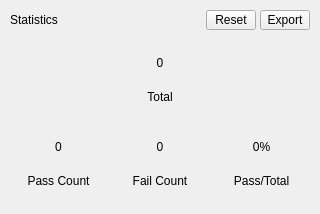
<?xml version="1.0" encoding="UTF-8"?>
<ui version="4.0">
 <class>StatisticsWidget</class>
 <widget class="QWidget" name="StatisticsWidget">
  <property name="geometry">
   <rect>
    <x>0</x>
    <y>0</y>
    <width>320</width>
    <height>214</height>
   </rect>
  </property>
  <property name="sizePolicy">
   <sizepolicy hsizetype="Preferred" vsizetype="Fixed">
    <horstretch>0</horstretch>
    <verstretch>0</verstretch>
   </sizepolicy>
  </property>
  <property name="minimumSize">
   <size>
    <width>320</width>
    <height>214</height>
   </size>
  </property>
  <property name="windowTitle">
   <string>Form</string>
  </property>
  <layout class="QVBoxLayout" name="verticalLayout_2">
   <property name="spacing">
    <number>0</number>
   </property>
   <property name="leftMargin">
    <number>0</number>
   </property>
   <property name="topMargin">
    <number>0</number>
   </property>
   <property name="rightMargin">
    <number>0</number>
   </property>
   <property name="bottomMargin">
    <number>0</number>
   </property>
   <item>
    <widget class="QWidget" name="statistics_widget" native="true">
     <layout class="QVBoxLayout" name="verticalLayout" stretch="1,4,4">
      <property name="spacing">
       <number>4</number>
      </property>
      <property name="leftMargin">
       <number>10</number>
      </property>
      <property name="topMargin">
       <number>10</number>
      </property>
      <property name="rightMargin">
       <number>10</number>
      </property>
      <property name="bottomMargin">
       <number>10</number>
      </property>
      <item>
       <layout class="QHBoxLayout" name="title_layout">
        <property name="bottomMargin">
         <number>6</number>
        </property>
        <item>
         <widget class="QLabel" name="title_name_lab">
          <property name="enabled">
           <bool>true</bool>
          </property>
          <property name="text">
           <string>Statistics</string>
          </property>
          <property name="alignment">
           <set>Qt::AlignCenter</set>
          </property>
          <property name="margin">
           <number>0</number>
          </property>
         </widget>
        </item>
        <item>
         <spacer name="horizontalSpacer">
          <property name="orientation">
           <enum>Qt::Horizontal</enum>
          </property>
          <property name="sizeHint" stdset="0">
           <size>
            <width>40</width>
            <height>20</height>
           </size>
          </property>
         </spacer>
        </item>
        <item>
         <widget class="QToolButton" name="reset_btn">
          <property name="minimumSize">
           <size>
            <width>50</width>
            <height>20</height>
           </size>
          </property>
          <property name="cursor">
           <cursorShape>PointingHandCursor</cursorShape>
          </property>
          <property name="text">
           <string>Reset</string>
          </property>
         </widget>
        </item>
        <item>
         <widget class="QToolButton" name="export_btn">
          <property name="minimumSize">
           <size>
            <width>50</width>
            <height>20</height>
           </size>
          </property>
          <property name="cursor">
           <cursorShape>PointingHandCursor</cursorShape>
          </property>
          <property name="text">
           <string>Export</string>
          </property>
         </widget>
        </item>
       </layout>
      </item>
      <item>
       <widget class="QWidget" name="total_counts_widget" native="true">
        <layout class="QVBoxLayout" name="verticalLayout_10">
         <property name="leftMargin">
          <number>0</number>
         </property>
         <property name="rightMargin">
          <number>0</number>
         </property>
         <item>
          <widget class="QLabel" name="total_counts_lab">
           <property name="toolTip">
            <string notr="true"/>
           </property>
           <property name="text">
            <string notr="true">0</string>
           </property>
           <property name="alignment">
            <set>Qt::AlignCenter</set>
           </property>
          </widget>
         </item>
         <item>
          <widget class="QLabel" name="total_lab">
           <property name="text">
            <string>Total</string>
           </property>
           <property name="alignment">
            <set>Qt::AlignCenter</set>
           </property>
          </widget>
         </item>
        </layout>
       </widget>
      </item>
      <item>
       <layout class="QHBoxLayout" name="pass_and_fail_layout">
        <property name="leftMargin">
         <number>0</number>
        </property>
        <property name="rightMargin">
         <number>0</number>
        </property>
        <item>
         <widget class="QWidget" name="pass_widget" native="true">
          <layout class="QVBoxLayout" name="verticalLayout_11">
           <property name="leftMargin">
            <number>0</number>
           </property>
           <property name="topMargin">
            <number>9</number>
           </property>
           <property name="rightMargin">
            <number>0</number>
           </property>
           <item>
            <widget class="QLabel" name="pass_counts_lab">
             <property name="toolTip">
              <string notr="true"/>
             </property>
             <property name="text">
              <string notr="true">0</string>
             </property>
             <property name="alignment">
              <set>Qt::AlignCenter</set>
             </property>
            </widget>
           </item>
           <item>
            <widget class="QLabel" name="pass_lab">
             <property name="text">
              <string>Pass Count</string>
             </property>
             <property name="alignment">
              <set>Qt::AlignCenter</set>
             </property>
            </widget>
           </item>
          </layout>
         </widget>
        </item>
        <item>
         <widget class="QWidget" name="fail_widget" native="true">
          <layout class="QVBoxLayout" name="verticalLayout_12">
           <property name="leftMargin">
            <number>0</number>
           </property>
           <property name="rightMargin">
            <number>0</number>
           </property>
           <item>
            <widget class="QLabel" name="fail_counts_lab">
             <property name="toolTip">
              <string notr="true"/>
             </property>
             <property name="text">
              <string notr="true">0</string>
             </property>
             <property name="alignment">
              <set>Qt::AlignCenter</set>
             </property>
            </widget>
           </item>
           <item>
            <widget class="QLabel" name="fail_lab">
             <property name="text">
              <string>Fail Count</string>
             </property>
             <property name="alignment">
              <set>Qt::AlignCenter</set>
             </property>
            </widget>
           </item>
          </layout>
         </widget>
        </item>
        <item>
         <widget class="QWidget" name="pass_percent_widget" native="true">
          <layout class="QVBoxLayout" name="verticalLayout_13">
           <property name="leftMargin">
            <number>0</number>
           </property>
           <property name="rightMargin">
            <number>0</number>
           </property>
           <item>
            <widget class="QLabel" name="percent_lab">
             <property name="toolTip">
              <string notr="true"/>
             </property>
             <property name="text">
              <string notr="true">0%</string>
             </property>
             <property name="alignment">
              <set>Qt::AlignCenter</set>
             </property>
            </widget>
           </item>
           <item>
            <widget class="QLabel" name="pass_percent_lab">
             <property name="text">
              <string>Pass/Total</string>
             </property>
             <property name="alignment">
              <set>Qt::AlignCenter</set>
             </property>
            </widget>
           </item>
          </layout>
         </widget>
        </item>
       </layout>
      </item>
     </layout>
    </widget>
   </item>
  </layout>
 </widget>
 <resources/>
 <connections/>
</ui>
